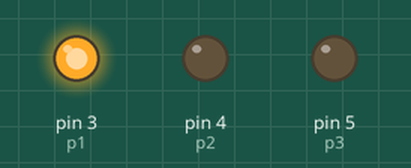
A sketch run on a simulated Arduino Uno, built with avr-gcc and run on an emulated ATmega328P. On the bench: output pins drawn as LEDs (lit = HIGH).

Above: at 0.2 s.
At 0.7 s:
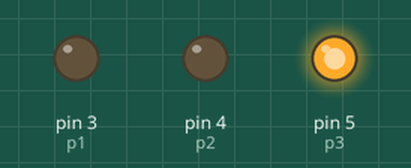
At 1.2 s:
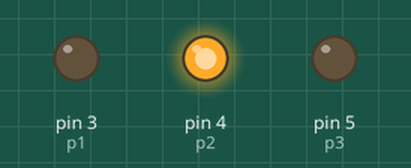
At 3.5 s:
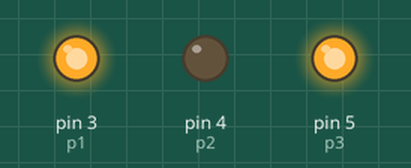
At 4.2 s:
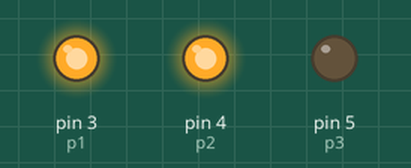
At 5.7 s:
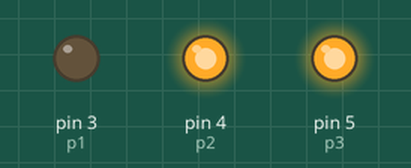
Timing chart, 0 to 6.5 s (numbered marks = the images above):
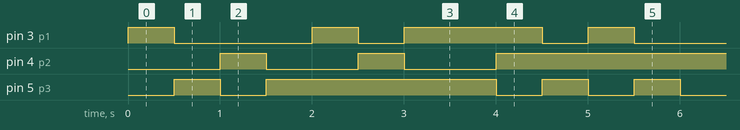

The sketch:

Charlieplexing.ino
```cpp
#define p1 3
#define p2 4
#define p3 5
void setup()
{

}

void loop() {
  // LED6 light on
  pinMode(p1, OUTPUT);
  pinMode(p2, INPUT);
  pinMode(p3, OUTPUT);
  digitalWrite(p1, HIGH );
  digitalWrite(p3, LOW);
  delay(500);

  // LED5 light on
  pinMode(p1, OUTPUT);
  pinMode(p2, INPUT);
  pinMode(p3, OUTPUT);
  digitalWrite(p1, LOW );
  digitalWrite(p3, HIGH);
  delay(500);

  // LED4 light on
  pinMode(p1, INPUT);
  pinMode(p2, OUTPUT);
  pinMode(p3, OUTPUT);
  digitalWrite(p2, HIGH );
  digitalWrite(p3, LOW);
  delay(500);

  // LED3 light on
  pinMode(p1, INPUT);
  pinMode(p2, OUTPUT);
  pinMode(p3, OUTPUT);
  digitalWrite(p2, LOW );
  digitalWrite(p3, HIGH);
  delay(500);

  // LED2 light on
  pinMode(p1, OUTPUT);
  pinMode(p2, OUTPUT);
  pinMode(p3, INPUT);
  digitalWrite(p1, HIGH);
  digitalWrite(p2, LOW);
  delay(500);

  // LED1 light on
  pinMode(p1, OUTPUT);
  pinMode(p2, OUTPUT);
  pinMode(p3, INPUT);
  digitalWrite(p1, LOW);
  digitalWrite(p2, HIGH);
  delay(500);

  // LED2 light on
  pinMode(p1, OUTPUT);
  pinMode(p2, OUTPUT);
  pinMode(p3, INPUT);
  digitalWrite(p1, HIGH);
  digitalWrite(p2, LOW);
  delay(500);

  // LED3 light on
  pinMode(p1, INPUT);
  pinMode(p2, OUTPUT);
  pinMode(p3, OUTPUT);
  digitalWrite(p2, LOW );
  digitalWrite(p3, HIGH);
  delay(500);

  // LED4 light on
  pinMode(p1, INPUT);
  pinMode(p2, OUTPUT);
  pinMode(p3, OUTPUT);
  digitalWrite(p2, HIGH );
  digitalWrite(p3, LOW);
  delay(500);

  // LED5 light on
  pinMode(p1, OUTPUT);
  pinMode(p2, INPUT);
  pinMode(p3, OUTPUT);
  digitalWrite(p2, LOW );
  digitalWrite(p3, HIGH);
  delay(500);
}
```

Measured:
- by itself, pin 3 (p1): repeats every 5.0 s: LOW 1.5 s, HIGH 0.50 s, LOW 0.50 s, HIGH 1.5 s, LOW 0.50 s, HIGH 0.50 s
- by itself, pin 4 (p2): repeats every 5.0 s: LOW 1.0 s, HIGH 0.50 s, LOW 1.0 s, HIGH 2.5 s
- by itself, pin 5 (p3): repeats every 5.0 s: LOW 0.50 s, HIGH 2.5 s, 2 × (LOW 0.50 s, HIGH 0.50 s)
